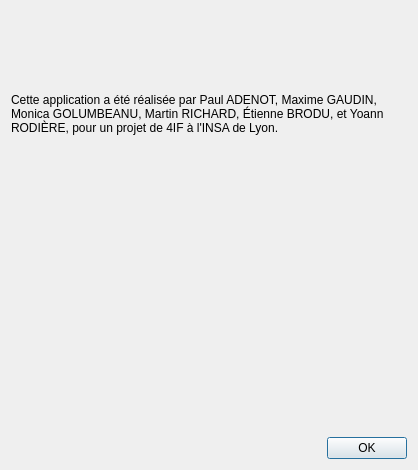
<?xml version="1.0" encoding="UTF-8"?>
<ui version="4.0">
 <class>About</class>
 <widget class="QDialog" name="About">
  <property name="geometry">
   <rect>
    <x>0</x>
    <y>0</y>
    <width>418</width>
    <height>470</height>
   </rect>
  </property>
  <property name="windowTitle">
   <string>À propos de SGBag</string>
  </property>
  <property name="windowIcon">
   <iconset resource="../images.qrc">
    <normaloff>:/images/homard</normaloff>:/images/homard</iconset>
  </property>
  <property name="windowOpacity">
   <double>5.000000000000000</double>
  </property>
  <layout class="QGridLayout" name="gridLayout">
   <item row="0" column="0">
    <widget class="QLabel" name="label">
     <property name="text">
      <string>Cette application a été réalisée par Paul ADENOT, Maxime GAUDIN, Monica GOLUMBEANU, Martin RICHARD, Étienne BRODU, et Yoann RODIÈRE, pour un projet de 4IF à l'INSA de Lyon.</string>
     </property>
     <property name="textFormat">
      <enum>Qt::RichText</enum>
     </property>
     <property name="wordWrap">
      <bool>true</bool>
     </property>
    </widget>
   </item>
   <item row="1" column="0">
    <widget class="QLabel" name="label_2">
     <property name="sizePolicy">
      <sizepolicy hsizetype="Fixed" vsizetype="Fixed">
       <horstretch>0</horstretch>
       <verstretch>0</verstretch>
      </sizepolicy>
     </property>
     <property name="maximumSize">
      <size>
       <width>400</width>
       <height>400</height>
      </size>
     </property>
     <property name="text">
      <string/>
     </property>
     <property name="pixmap">
      <pixmap resource="../images.qrc">:/images/homard</pixmap>
     </property>
     <property name="scaledContents">
      <bool>true</bool>
     </property>
    </widget>
   </item>
   <item row="2" column="0">
    <widget class="QDialogButtonBox" name="buttonBox">
     <property name="orientation">
      <enum>Qt::Horizontal</enum>
     </property>
     <property name="standardButtons">
      <set>QDialogButtonBox::Ok</set>
     </property>
    </widget>
   </item>
  </layout>
 </widget>
 <resources>
  <include location="../images.qrc"/>
 </resources>
 <connections>
  <connection>
   <sender>buttonBox</sender>
   <signal>accepted()</signal>
   <receiver>About</receiver>
   <slot>accept()</slot>
   <hints>
    <hint type="sourcelabel">
     <x>248</x>
     <y>254</y>
    </hint>
    <hint type="destinationlabel">
     <x>157</x>
     <y>274</y>
    </hint>
   </hints>
  </connection>
  <connection>
   <sender>buttonBox</sender>
   <signal>rejected()</signal>
   <receiver>About</receiver>
   <slot>reject()</slot>
   <hints>
    <hint type="sourcelabel">
     <x>316</x>
     <y>260</y>
    </hint>
    <hint type="destinationlabel">
     <x>286</x>
     <y>274</y>
    </hint>
   </hints>
  </connection>
 </connections>
</ui>
